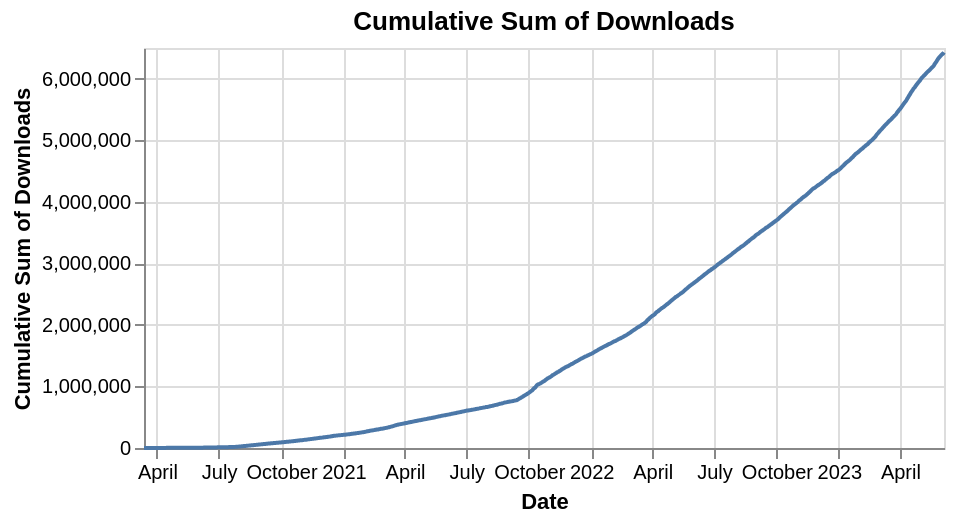

Express this chart as Vega-Lite.
### Vega-Lite specification from a JSON file in a GitHub repository (floating-point values rounded to 4 significant figures; data arrays with more than 128 entries replaced by an {"elided": "..."} marker saying what was removed)
{"config": {"view": {"continuousWidth": 400, "continuousHeight": 300}}, "data": {"name": "data-eeafd21acbe394c6c11f239147b53254"}, "mark": "line", "encoding": {"tooltip": [{"field": "date", "format": "%Y-%m-%d", "title": "Date", "type": "temporal"}, {"field": "cumulative_sum", "format": ",.0f", "title": "Cumulative Sum of Downloads", "type": "quantitative"}], "x": {"axis": {"title": "Date"}, "field": "date", "type": "temporal"}, "y": {"axis": {"title": "Cumulative Sum of Downloads"}, "field": "cumulative_sum", "type": "quantitative"}}, "height": 200, "title": "Cumulative Sum of Downloads", "transform": [{"window": [{"op": "sum", "field": "download_count", "as": "cumulative_sum"}], "sort": [{"field": "date"}]}], "$schema": "https://vega.github.io/schema/vega-lite/v5.json", "datasets": {"data-eeafd21acbe394c6c11f239147b53254": {"elided": "1175 records"}}}
